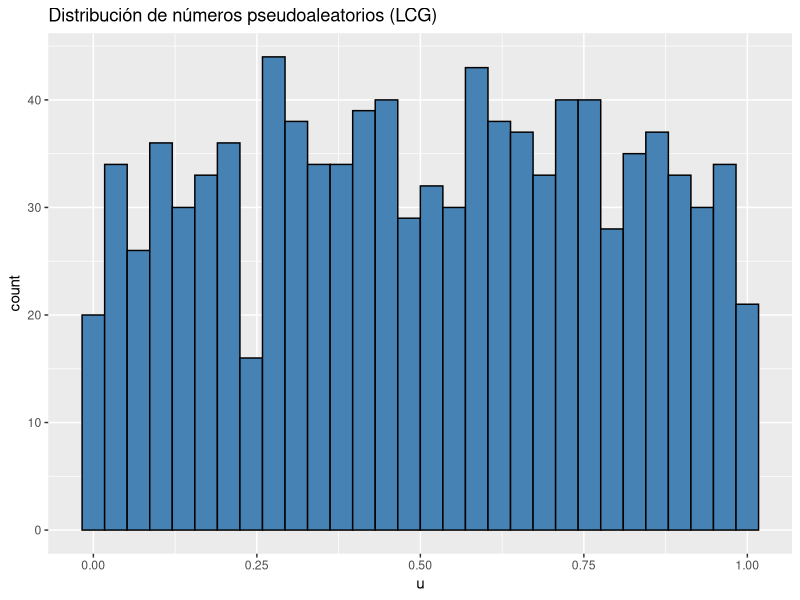
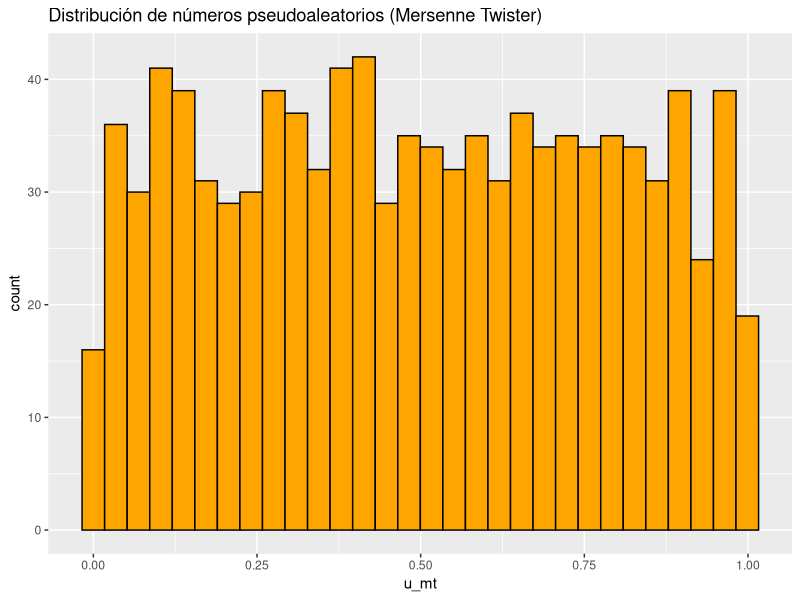

Source code (R) for these figures, in order:
# Parametros del LCG
a <- 1664525
c <- 1013904223
m <- 2^32
n <- 1000

# Semilla
x <- numeric(n)
x[1] <- 12345

# Generación
for (i in 2:n){
  x[i] <- (a * x[i-1] + c) %% m
}

# Normalización [0,1)
u <- x/m

# Visualización
library(ggplot2)
ggplot(data.frame(u), aes(x=u)) +
  geom_histogram(bins=30, fill="steelblue", color="black") +
  labs(title="Distribución de números pseudoaleatorios (LCG)")



#############
set.seed(123, kind="Mersenne-Twister")

u_mt <- runif(1000)

library(ggplot2)
ggplot(data.frame(u_mt), aes(x=u_mt)) +
  geom_histogram(bins=30, fill="orange", color="black") +
  labs(title="Distribución de números pseudoaleatorios (Mersenne Twister)")